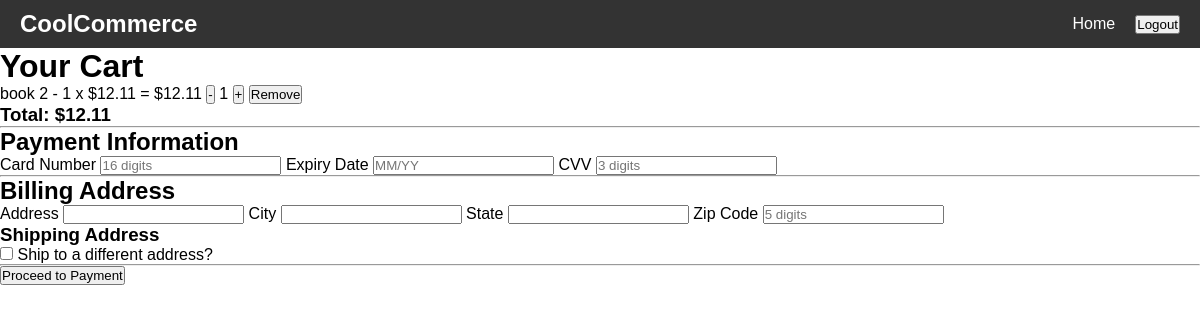
The app's page /store/cart/ (signed in) with its own data.
### store/models.py (models this page shows, shortened)
class CartItem(models.Model):
    user = models.ForeignKey(User, on_delete=models.CASCADE)
    product = models.ForeignKey(Product, on_delete=models.CASCADE)
    quantity = models.PositiveIntegerField(default=1)
    def total_price(self):
        return self.product.price * self.quantity  # assuming `price` field in Product model

class Product(models.Model):
    seller = models.ForeignKey(User, on_delete=models.CASCADE,null=True, default=None)
    name = models.CharField(max_length=50)
    price = models.DecimalField(max_digits=10,decimal_places=2)
    remaining_quantity = models.PositiveIntegerField()
    description = models.TextField()

### store/views.py (the view)
# urls.py: path('cart/', views.cart_view, name='cart_view'),
@login_required
def cart_view(request):
    cart_items = CartItem.objects.filter(user=request.user)
    total = sum(item.total_price() for item in cart_items) if cart_items else 0
    is_empty = not cart_items.exists()
    context = {
        'cart_items': cart_items,
        'total': total,
        'is_empty': is_empty,
    }
    return render(request, 'cart/cart.html', context)

### templates/cart/cart.html (shortened to what this page needs)
{% extends "base.html" %}
{% block content %}
<h1>Your Cart</h1>
{% if is_empty %}
    <p>Your cart is empty.</p>
    <h3>Total: $0.00</h3>
{% else %}
    <ul>
        {% for item in cart_items %}
            <li>
                {{ item.product.name }} - {{ item.quantity }} x ${{ item.product.price }}
                = ${{ item.total_price }}
                <form method="post" action="{% url 'store:decrease_quantity' item.id %}" style="display: inline;">
                    <button type="submit">-</button>
                </form>
                <span>{{ item.quantity }}</span>
                <form method="post" action="{% url 'store:increase_quantity' item.id %}" style="display: inline;">
                    <button type="submit">+</button>
                </form>
                <form method="post" action="{% url 'store:remove_from_cart' item.id %}" style="display: inline;">
                    <button type="submit">Remove</button>
                </form>
            </li>
        {% endfor %}
    </ul>
    <h3>Total: ${{ total }}</h3>
{% endif %}
<hr>
<h2>Payment Information</h2>
<form method="post" action="{% url 'store:process_payment' %}">
    <label for="card_number">Card Number</label>
    <input type="text" id="card_number" name="card_number" pattern="\d{16}" placeholder="16 digits" required>
    <label for="expiry_date">Expiry Date</label>
    <input type="text" id="expiry_date" name="expiry_date" pattern="(0[1-9]|1[0-2])\/?([0-9]{2})" placeholder="MM/YY" required>
    <label for="cvv">CVV</label>
    <input type="text" id="cvv" name="cvv" pattern="\d{3}" placeholder="3 digits" required>
    <hr>
    <h2>Billing Address</h2>
    <label for="billing_address">Address</label>
    <input type="text" id="billing_address" name="billing_address" required>
    <label for="billing_city">City</label>
    <input type="text" id="billing_city" name="billing_city" required>
    <label for="billing_state">State</label>
    <input type="text" id="billing_state" name="billing_state" required>
    <label for="billing_zip">Zip Code</label>
    <input type="text" id="billing_zip" name="billing_zip" pattern="\d{5}" placeholder="5 digits" required>
    <h3>Shipping Address</h3>
    <input type="checkbox" id="different_shipping" name="different_shipping" onclick="toggleShippingAddress()">
    <label for="different_shipping">Ship to a different address?</label>
    <hr>
    <button type="submit">Proceed to Payment</button>
</form>
{% endblock %}

### static/style.css (style rules this page uses)
* { margin: 0; padding: 0; box-sizing: border-box; }
body { font-family: Arial, sans-serif; }

### records on screen
CartItem: product.name "book 2", quantity "1", product.price "12.11", total_price "12.11"

### other values on screen
{{ total }} "12.11"
